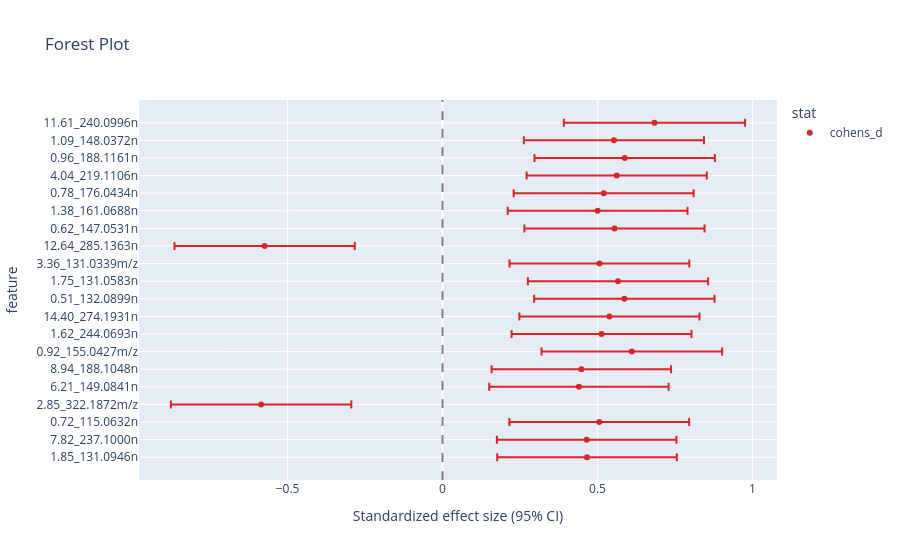

The notebook cell saved with this chart:
### Code cell
forest_plot = DifferentialAbundance.forest_plot(welch_Hg[welch_Hg['highest_OL'] == "OL_1"],top_n=20,effect_measure='cohens_d',backend='plotly')
forest_plot = pd.merge(forest_plot,annotations,right_index=True,left_index=True,how='inner')

### Figure 1 — Plotly figure (JSON) as saved in the notebook; plotly's stock layout.template omitted (floating-point values rounded to 4 significant figures)
{"data": [{"error_x": {"array": [0.2897, 0.2897, 0.2901, 0.2911, 0.2895, 0.2895, 0.2914, 0.2902, 0.2905, 0.2911, 0.2908, 0.2901, 0.2909, 0.2907, 0.2901, 0.2903, 0.2908, 0.2911, 0.2907, 0.2924], "arrayminus": [0.2897, 0.2897, 0.2901, 0.2911, 0.2895, 0.2895, 0.2914, 0.2902, 0.2905, 0.2911, 0.2908, 0.2901, 0.2909, 0.2907, 0.2901, 0.2903, 0.2908, 0.2911, 0.2907, 0.2924]}, "hovertemplate": "stat=cohens_d<br>Standardized effect size (95% CI)=%{x}<br>feature=%{y}<extra></extra>", "legendgroup": "cohens_d", "marker": {"color": "#d62728", "symbol": "circle"}, "mode": "markers", "name": "cohens_d", "orientation": "h", "showlegend": true, "type": "scatter", "x": [0.4663, 0.465, 0.5058, -0.5854, 0.4402, 0.448, 0.6109, 0.5131, 0.5385, 0.5867, 0.5662, 0.5062, -0.5741, 0.5548, 0.5004, 0.52, 0.5621, 0.5878, 0.553, 0.684], "xaxis": "x", "y": ["1.85_131.0946n", "7.82_237.1000n", "0.72_115.0632n", "2.85_322.1872m/z", "6.21_149.0841n", "8.94_188.1048n", "0.92_155.0427m/z", "1.62_244.0693n", "14.40_274.1931n", "0.51_132.0899n", "1.75_131.0583n", "3.36_131.0339m/z", "12.64_285.1363n", "0.62_147.0531n", "1.38_161.0688n", "0.78_176.0434n", "4.04_219.1106n", "0.96_188.1161n", "1.09_148.0372n", "11.61_240.0996n"], "yaxis": "y"}], "layout": {"legend": {"title": {"text": "stat"}, "tracegroupgap": 0}, "shapes": [{"line": {"color": "grey", "dash": "dash"}, "type": "line", "x0": 0, "x1": 0, "xref": "x", "y0": 0, "y1": 1, "yref": "y domain"}], "title": {"text": "Forest Plot"}, "xaxis": {"anchor": "y", "domain": [0, 1], "title": {"text": "Standardized effect size (95% CI)"}}, "yaxis": {"anchor": "x", "categoryarray": ["1.85_131.0946n", "7.82_237.1000n", "0.72_115.0632n", "2.85_322.1872m/z", "6.21_149.0841n", "8.94_188.1048n", "0.92_155.0427m/z", "1.62_244.0693n", "14.40_274.1931n", "0.51_132.0899n", "1.75_131.0583n", "3.36_131.0339m/z", "12.64_285.1363n", "0.62_147.0531n", "1.38_161.0688n", "0.78_176.0434n", "4.04_219.1106n", "0.96_188.1161n", "1.09_148.0372n", "11.61_240.0996n"], "categoryorder": "array", "domain": [0, 1], "title": {"text": "feature"}}}}
